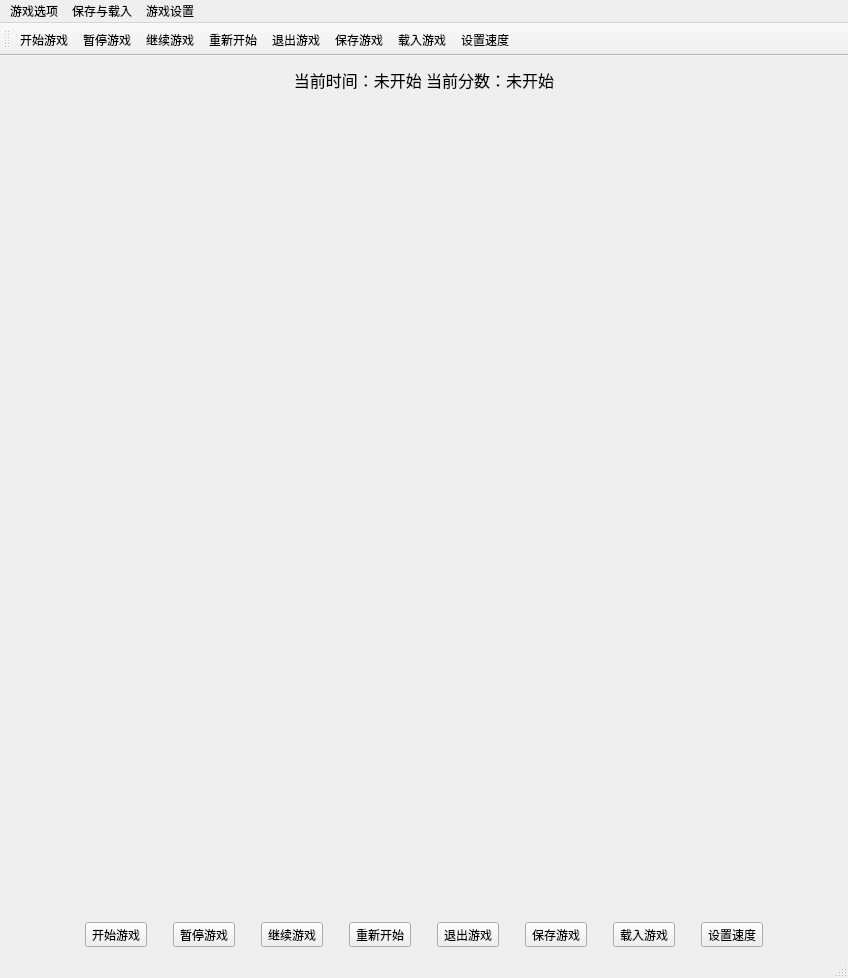
<?xml version="1.0" encoding="UTF-8"?>
<ui version="4.0">
 <class>MainWindow</class>
 <widget class="QMainWindow" name="MainWindow">
  <property name="geometry">
   <rect>
    <x>0</x>
    <y>0</y>
    <width>848</width>
    <height>970</height>
   </rect>
  </property>
  <property name="minimumSize">
   <size>
    <width>0</width>
    <height>0</height>
   </size>
  </property>
  <property name="windowTitle">
   <string>ClassicSnake</string>
  </property>
  <widget class="QWidget" name="centralwidget">
   <property name="minimumSize">
    <size>
     <width>848</width>
     <height>900</height>
    </size>
   </property>
   <layout class="QGridLayout" name="gridLayout">
    <item row="2" column="1">
     <layout class="QHBoxLayout" name="horizontalLayout">
      <property name="spacing">
       <number>26</number>
      </property>
      <item>
       <widget class="QToolButton" name="toolButton">
        <property name="minimumSize">
         <size>
          <width>0</width>
          <height>25</height>
         </size>
        </property>
        <property name="text">
         <string>开始游戏</string>
        </property>
       </widget>
      </item>
      <item>
       <widget class="QToolButton" name="toolButton_2">
        <property name="minimumSize">
         <size>
          <width>0</width>
          <height>25</height>
         </size>
        </property>
        <property name="text">
         <string>暂停游戏</string>
        </property>
       </widget>
      </item>
      <item>
       <widget class="QToolButton" name="toolButton_3">
        <property name="minimumSize">
         <size>
          <width>0</width>
          <height>25</height>
         </size>
        </property>
        <property name="text">
         <string>继续游戏</string>
        </property>
       </widget>
      </item>
      <item>
       <widget class="QToolButton" name="toolButton_4">
        <property name="minimumSize">
         <size>
          <width>0</width>
          <height>25</height>
         </size>
        </property>
        <property name="text">
         <string>重新开始</string>
        </property>
       </widget>
      </item>
      <item>
       <widget class="QToolButton" name="toolButton_5">
        <property name="minimumSize">
         <size>
          <width>0</width>
          <height>25</height>
         </size>
        </property>
        <property name="text">
         <string>退出游戏</string>
        </property>
       </widget>
      </item>
      <item>
       <widget class="QToolButton" name="toolButton_6">
        <property name="minimumSize">
         <size>
          <width>0</width>
          <height>25</height>
         </size>
        </property>
        <property name="text">
         <string>保存游戏</string>
        </property>
       </widget>
      </item>
      <item>
       <widget class="QToolButton" name="toolButton_7">
        <property name="minimumSize">
         <size>
          <width>0</width>
          <height>25</height>
         </size>
        </property>
        <property name="text">
         <string>载入游戏</string>
        </property>
       </widget>
      </item>
      <item>
       <widget class="QToolButton" name="toolButton_8">
        <property name="minimumSize">
         <size>
          <width>0</width>
          <height>25</height>
         </size>
        </property>
        <property name="text">
         <string>设置速度</string>
        </property>
       </widget>
      </item>
     </layout>
    </item>
    <item row="1" column="1">
     <spacer name="verticalSpacer">
      <property name="orientation">
       <enum>Qt::Vertical</enum>
      </property>
      <property name="sizeHint" stdset="0">
       <size>
        <width>20</width>
        <height>40</height>
       </size>
      </property>
     </spacer>
    </item>
    <item row="0" column="1">
     <widget class="QLabel" name="label">
      <property name="minimumSize">
       <size>
        <width>500</width>
        <height>30</height>
       </size>
      </property>
      <property name="font">
       <font>
        <family>黑体</family>
        <pointsize>12</pointsize>
       </font>
      </property>
      <property name="text">
       <string>当前时间：未开始 当前分数：未开始</string>
      </property>
      <property name="alignment">
       <set>Qt::AlignCenter</set>
      </property>
     </widget>
    </item>
    <item row="2" column="2">
     <spacer name="horizontalSpacer">
      <property name="orientation">
       <enum>Qt::Horizontal</enum>
      </property>
      <property name="sizeHint" stdset="0">
       <size>
        <width>40</width>
        <height>20</height>
       </size>
      </property>
     </spacer>
    </item>
    <item row="2" column="0">
     <spacer name="horizontalSpacer_2">
      <property name="orientation">
       <enum>Qt::Horizontal</enum>
      </property>
      <property name="sizeHint" stdset="0">
       <size>
        <width>40</width>
        <height>20</height>
       </size>
      </property>
     </spacer>
    </item>
   </layout>
  </widget>
  <widget class="QMenuBar" name="menubar">
   <property name="geometry">
    <rect>
     <x>0</x>
     <y>0</y>
     <width>848</width>
     <height>21</height>
    </rect>
   </property>
   <widget class="QMenu" name="menu">
    <property name="title">
     <string>游戏选项</string>
    </property>
    <addaction name="actionStart"/>
    <addaction name="actionStop"/>
    <addaction name="actionContinue"/>
    <addaction name="actionReset"/>
    <addaction name="actionQuit"/>
   </widget>
   <widget class="QMenu" name="menu_2">
    <property name="title">
     <string>保存与载入</string>
    </property>
    <addaction name="actionSave"/>
    <addaction name="actionLoad"/>
   </widget>
   <widget class="QMenu" name="menu_3">
    <property name="title">
     <string>游戏设置</string>
    </property>
    <addaction name="actionSetSpeed"/>
   </widget>
   <addaction name="menu"/>
   <addaction name="menu_2"/>
   <addaction name="menu_3"/>
  </widget>
  <widget class="QStatusBar" name="statusbar"/>
  <widget class="QToolBar" name="toolBar">
   <property name="windowTitle">
    <string>toolBar</string>
   </property>
   <attribute name="toolBarArea">
    <enum>TopToolBarArea</enum>
   </attribute>
   <attribute name="toolBarBreak">
    <bool>false</bool>
   </attribute>
   <addaction name="actionStart"/>
   <addaction name="actionStop"/>
   <addaction name="actionContinue"/>
   <addaction name="actionReset"/>
   <addaction name="actionQuit"/>
   <addaction name="actionSave"/>
   <addaction name="actionLoad"/>
   <addaction name="actionSetSpeed"/>
  </widget>
  <action name="actionStart">
   <property name="text">
    <string>开始游戏</string>
   </property>
   <property name="shortcut">
    <string>Return</string>
   </property>
  </action>
  <action name="actionStop">
   <property name="text">
    <string>暂停游戏</string>
   </property>
   <property name="toolTip">
    <string>暂停游戏</string>
   </property>
   <property name="shortcut">
    <string>P</string>
   </property>
  </action>
  <action name="actionContinue">
   <property name="text">
    <string>继续游戏</string>
   </property>
   <property name="toolTip">
    <string>继续游戏</string>
   </property>
   <property name="shortcut">
    <string>Space</string>
   </property>
  </action>
  <action name="actionReset">
   <property name="text">
    <string>重新开始</string>
   </property>
   <property name="toolTip">
    <string>重新开始</string>
   </property>
   <property name="shortcut">
    <string>Backspace</string>
   </property>
  </action>
  <action name="actionQuit">
   <property name="text">
    <string>退出游戏</string>
   </property>
   <property name="toolTip">
    <string>退出游戏</string>
   </property>
   <property name="shortcut">
    <string>Alt+X</string>
   </property>
  </action>
  <action name="actionSave">
   <property name="text">
    <string>保存游戏</string>
   </property>
   <property name="toolTip">
    <string>保存游戏</string>
   </property>
   <property name="shortcut">
    <string>Ctrl+S</string>
   </property>
  </action>
  <action name="actionLoad">
   <property name="text">
    <string>载入游戏</string>
   </property>
   <property name="toolTip">
    <string>载入游戏</string>
   </property>
   <property name="shortcut">
    <string>Ctrl+L</string>
   </property>
  </action>
  <action name="actionSetSpeed">
   <property name="text">
    <string>设置速度</string>
   </property>
   <property name="toolTip">
    <string>设置速度</string>
   </property>
   <property name="shortcut">
    <string>Alt+S</string>
   </property>
  </action>
 </widget>
 <resources/>
 <connections>
  <connection>
   <sender>actionQuit</sender>
   <signal>triggered()</signal>
   <receiver>MainWindow</receiver>
   <slot>close()</slot>
   <hints>
    <hint type="sourcelabel">
     <x>-1</x>
     <y>-1</y>
    </hint>
    <hint type="destinationlabel">
     <x>399</x>
     <y>431</y>
    </hint>
   </hints>
  </connection>
 </connections>
</ui>
